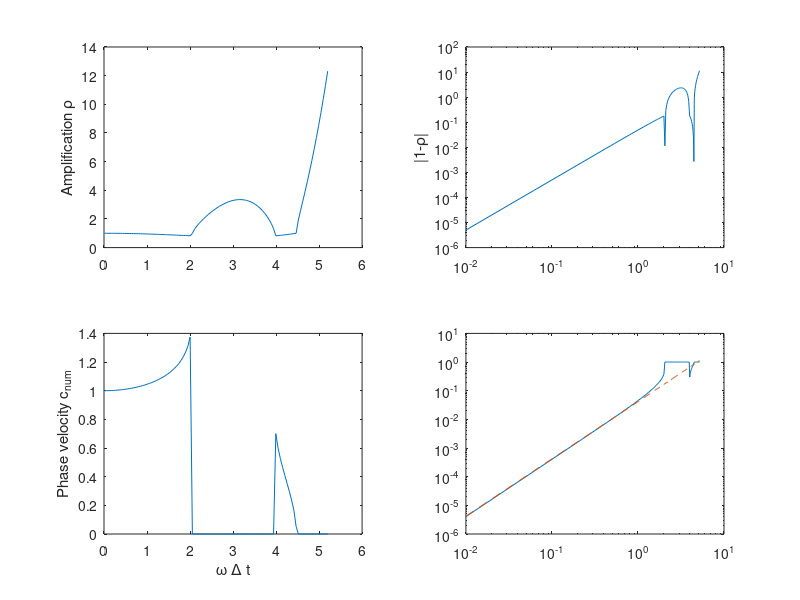

This figure's MATLAB source: (Note: this script raises an error after producing the figure.)
% Dispersion analysis for the explicit (predictor-corrector) versions
% of the Newmark and HHT-alpha time-schemes

eta=0; alpha = 1; beta = 1; gamma = 1; % Raul HHT-alpha without KV
eta=0; alpha = 1/2; beta = 1/2; gamma = 1;
eta = 0.1; alpha=1; beta=0; gamma=1/2; % centered difference with Kelvin-Voigt damping

NPASS = 2;

% With the notation d = displacement, v = velocity*dt, a = acceleration*dt^2
% and w = omega*dt :

w=logspace(-2,log10(2.2),100);
w=linspace(0.01,5.2,100);

% Predictor:
%   dp = d[n] + v[n] + (1/2-beta)*a[n]
%   vp = v[n] + (1-gamma)*a[n]
%
% xp = PRED*x[n]  where x = (d,v,a)
PRED = [[1 1 1/2-beta];...
        [0 1 1-gamma] ; ...
	[0 0 0]];

% Solver:
%   a[n+1] = - w^2*( alpha*dp +(1-alpha)*d[n] + eta*(alpha*vp +(1-alpha)*v[n]) )
% Corrector:
%   d[n+1] = dp + beta*a[n+1]
%   v[n+1] = vp + gamma*a[n+1]
%
% LHS*x[n+1] = (ARP+ARO)*xp + ARN*x[n]
%
% For next pass:
% LHS*x[n+1]_new = ARP*xp + ARO*x[n+1]_old + ARN*x[n]
%
LHS = [[1 0 -beta] ; ...
       [0 1 -gamma]; ...
       [0 0 1]];
ARP = [[1 0 0] ; ...
       [0 1 0]; ...
       [0 0 0] ];
for k=1:length(w),
  ARO = [[0 0 0] ; ...
         [0 0 0]; ...
         [-alpha*w(k)^2 -eta*alpha*w(k)^2 0]];
  ARN = [[0 0 0] ; ...
         [0 0 0]; ...
         [-(1-alpha)*w(k)^2 -eta*(1-alpha)*w(k)^2 0]];
  % rhs matrix in LHS*x[n+1] = RHS*x[n]
  RHS = (ARP+ARO)*PRED + ARN;
  A = inv(LHS)*RHS;
  for ipass=2:NPASS,
    A = inv(LHS)*(ARP*PRED+ARO*A + ARN);
  end
  lambda = eig(A);
  rho(k) = max(abs(lambda));
  cxroots = lambda(imag(lambda)~=0);
  if ~isempty(cxroots)
    phi(k) = max(angle(cxroots));
  else
    phi(k) =0;
  end
end

subplot(221)
plot(w,rho)
hold all
ylabel('Amplification \rho')
subplot(223)
plot(w,phi./w)
hold all
ylabel('Phase velocity c_{num}')
xlabel('\omega \Delta t')

subplot(222)
loglog(w,abs(1-rho))
hold all
ylabel('|1-\rho|')
subplot(224)
loglog(w,abs(1-phi./w), w,w.^2/24,'--')
hold all
legend('this scheme','centered difference','Location','SE')
ylabel('|c_{num}-c|/c')
xlabel('\omega \Delta t')
